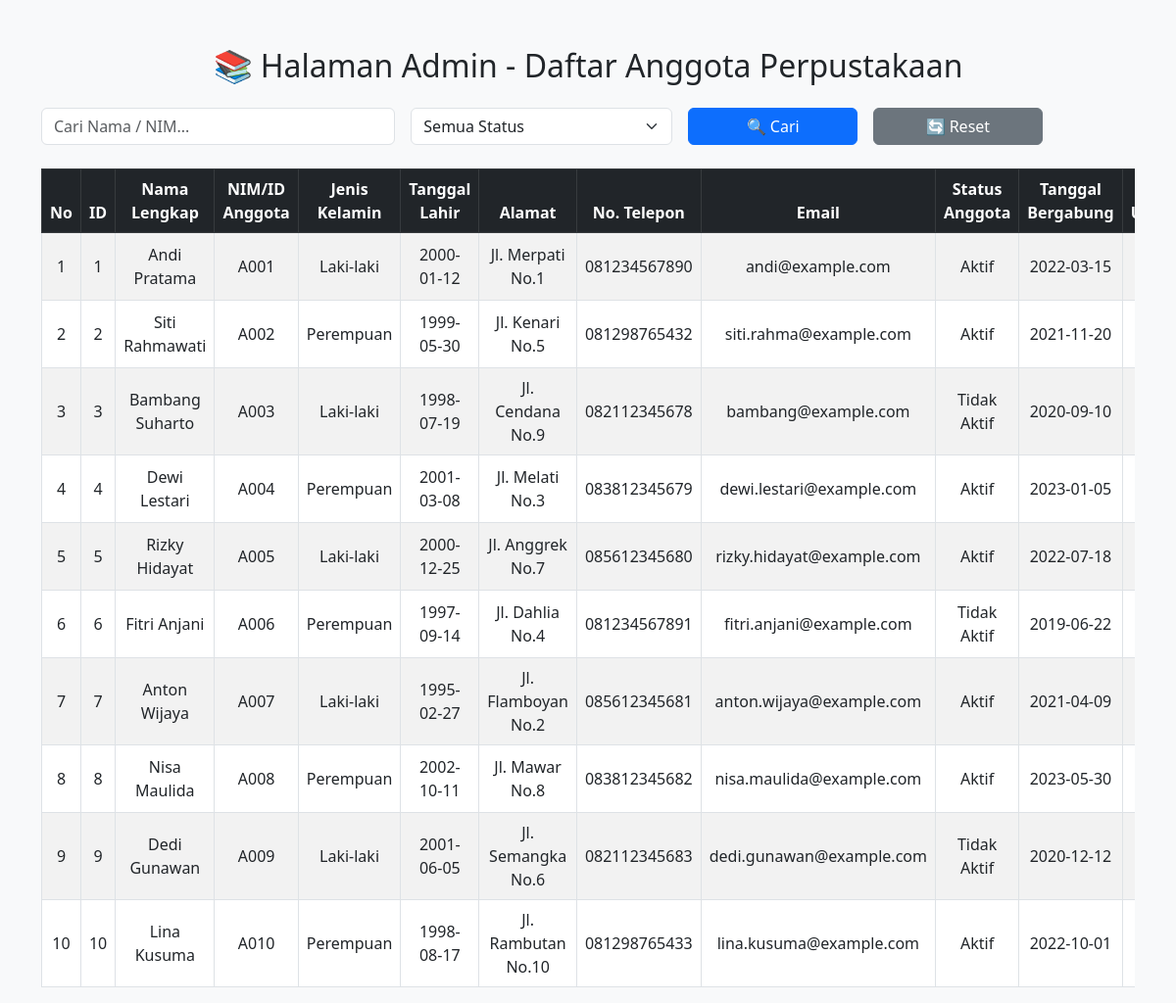
Page /halaman_admin.php on the committed database.
### tables this page shows
CREATE TABLE IF NOT EXISTS anggota_perpustakaan (
    ID INT PRIMARY KEY,
    Nama_Lengkap VARCHAR(100),
    NIM_ID_Anggota VARCHAR(10),
    Jenis_Kelamin ENUM('Laki-laki', 'Perempuan'),
    Tanggal_Lahir DATE,
    Alamat VARCHAR(255),
    No_Telepon VARCHAR(15),
    Email VARCHAR(100),
    Status_Anggota ENUM('Aktif', 'Tidak Aktif'),
    Tanggal_Bergabung DATE,
    Username VARCHAR(50) NOT NULL UNIQUE,
    Password VARCHAR(255) NOT NULL,
    Role ENUM('Admin', 'Anggota') DEFAULT 'Anggota',
    Created_at TIMESTAMP DEFAULT CURRENT_TIMESTAMP
);

### halaman_admin.php (the view, shortened to what this page needs)
<?php
require 'koneksi.php';
$search = isset($_GET['search']) ? $_GET['search'] : '';
$sql = "SELECT * FROM anggota_perpustakaan WHERE 1";
$result = mysqli_query($conn, $sql);
?>
<!DOCTYPE html>
<html>
<head>
    <link href="https://cdn.jsdelivr.net/npm/bootstrap@5.3.0/dist/css/bootstrap.min.css" rel="stylesheet">
</head>
<body class="bg-light">
<div class="container mt-5">
    <h2 class="mb-4 text-center">📚 Halaman Admin - Daftar Anggota Perpustakaan</h2>
    <form class="row g-3 mb-4" method="GET">
        <div class="col-md-4">
            <input type="text" name="search" class="form-control" placeholder="Cari Nama / NIM..." value="<?= htmlspecialchars($search) ?>">
        </div>
        <div class="col-md-3">
            <select name="filter" class="form-select">
                <option value="">Semua Status</option>
            </select>
        </div>
        <div class="col-md-2">
            <button type="submit" class="btn btn-primary w-100">🔍 Cari</button>
        </div>
        <div class="col-md-2">
            <a href="halaman_admin.php" class="btn btn-secondary w-100">🔄 Reset</a>
        </div>
    </form>
    <div class="table-responsive">
        <table class="table table-striped table-bordered table-hover align-middle">
            <thead class="table-dark text-center">
                <tr>
                    <th>No</th>
                    <th>ID</th>
                    <th>Nama Lengkap</th>
                    <th>NIM/ID Anggota</th>
                    <th>Jenis Kelamin</th>
                    <th>Tanggal Lahir</th>
                    <th>Alamat</th>
                    <th>No. Telepon</th>
                    <th>Email</th>
                    <th>Status Anggota</th>
                    <th>Tanggal Bergabung</th>
                    <th>Username</th>
                </tr>
            </thead>
            <tbody>
                <?php if (mysqli_num_rows($result) > 0): ?>
                    <?php $no = 1; while ($row = mysqli_fetch_assoc($result)): ?>
                        <tr class="text-center">
                            <td><?= $no++ ?></td>
                            <td><?= $row['ID'] ?></td>
                            <td><?= $row['Nama_Lengkap'] ?></td>
                            <td><?= $row['NIM_ID_Anggota'] ?></td>
                            <td><?= $row['Jenis_Kelamin'] ?></td>
                            <td><?= $row['Tanggal_Lahir'] ?></td>
                            <td><?= $row['Alamat'] ?></td>
                            <td><?= $row['No_Telepon'] ?></td>
                            <td><?= $row['Email'] ?></td>
                            <td><?= $row['Status_Anggota'] ?></td>
                            <td><?= $row['Tanggal_Bergabung'] ?></td>
                            <td><?= $row['Username'] ?? '-' ?></td>
                        </tr>
                    <?php endwhile; ?>
                <?php else: ?>
                    <tr><td colspan="14" class="text-center text-danger">Data tidak ditemukan!</td></tr>
                <?php endif; ?>
            </tbody>
        </table>
    </div>
</div>
</body>
</html>

### rows in the picture
anggota_perpustakaan: ID "1", Nama_Lengkap "Andi Pratama", NIM_ID_Anggota "A001", Jenis_Kelamin "Laki-laki", Tanggal_Lahir "2000-01-12", Alamat "Jl. Merpati No.1", No_Telepon "081234567890", Email "andi@example.com", Status_Anggota "Aktif", Tanggal_Bergabung "2022-03-15"
anggota_perpustakaan: ID "2", Nama_Lengkap "Siti Rahmawati", NIM_ID_Anggota "A002", Jenis_Kelamin "Perempuan", Tanggal_Lahir "1999-05-30", Alamat "Jl. Kenari No.5", No_Telepon "081298765432", Email "siti.rahma@example.com", Status_Anggota "Aktif", Tanggal_Bergabung "2021-11-20"
anggota_perpustakaan: ID "3", Nama_Lengkap "Bambang Suharto", NIM_ID_Anggota "A003", Jenis_Kelamin "Laki-laki", Tanggal_Lahir "1998-07-19", Alamat "Jl. Cendana No.9", No_Telepon "082112345678", Email "bambang@example.com", Status_Anggota "Tidak Aktif", Tanggal_Bergabung "2020-09-10"
anggota_perpustakaan: ID "4", Nama_Lengkap "Dewi Lestari", NIM_ID_Anggota "A004", Jenis_Kelamin "Perempuan", Tanggal_Lahir "2001-03-08", Alamat "Jl. Melati No.3", No_Telepon "083812345679", Email "dewi.lestari@example.com", Status_Anggota "Aktif", Tanggal_Bergabung "2023-01-05"
anggota_perpustakaan: ID "5", Nama_Lengkap "Rizky Hidayat", NIM_ID_Anggota "A005", Jenis_Kelamin "Laki-laki", Tanggal_Lahir "2000-12-25", Alamat "Jl. Anggrek No.7", No_Telepon "085612345680", Email "rizky.hidayat@example.com", Status_Anggota "Aktif", Tanggal_Bergabung "2022-07-18"
anggota_perpustakaan: ID "6", Nama_Lengkap "Fitri Anjani", NIM_ID_Anggota "A006", Jenis_Kelamin "Perempuan", Tanggal_Lahir "1997-09-14", Alamat "Jl. Dahlia No.4", No_Telepon "081234567891", Email "fitri.anjani@example.com", Status_Anggota "Tidak Aktif", Tanggal_Bergabung "2019-06-22"
anggota_perpustakaan: ID "7", Nama_Lengkap "Anton Wijaya", NIM_ID_Anggota "A007", Jenis_Kelamin "Laki-laki", Tanggal_Lahir "1995-02-27", Alamat "Jl. Flamboyan No.2", No_Telepon "085612345681", Email "anton.wijaya@example.com", Status_Anggota "Aktif", Tanggal_Bergabung "2021-04-09"
anggota_perpustakaan: ID "8", Nama_Lengkap "Nisa Maulida", NIM_ID_Anggota "A008", Jenis_Kelamin "Perempuan", Tanggal_Lahir "2002-10-11", Alamat "Jl. Mawar No.8", No_Telepon "083812345682", Email "nisa.maulida@example.com", Status_Anggota "Aktif", Tanggal_Bergabung "2023-05-30"
anggota_perpustakaan: ID "9", Nama_Lengkap "Dedi Gunawan", NIM_ID_Anggota "A009", Jenis_Kelamin "Laki-laki", Tanggal_Lahir "2001-06-05", Alamat "Jl. Semangka No.6", No_Telepon "082112345683", Email "dedi.gunawan@example.com", Status_Anggota "Tidak Aktif", Tanggal_Bergabung "2020-12-12"
anggota_perpustakaan: ID "10", Nama_Lengkap "Lina Kusuma", NIM_ID_Anggota "A010", Jenis_Kelamin "Perempuan", Tanggal_Lahir "1998-08-17", Alamat "Jl. Rambutan No.10", No_Telepon "081298765433", Email "lina.kusuma@example.com", Status_Anggota "Aktif", Tanggal_Bergabung "2022-10-01"
